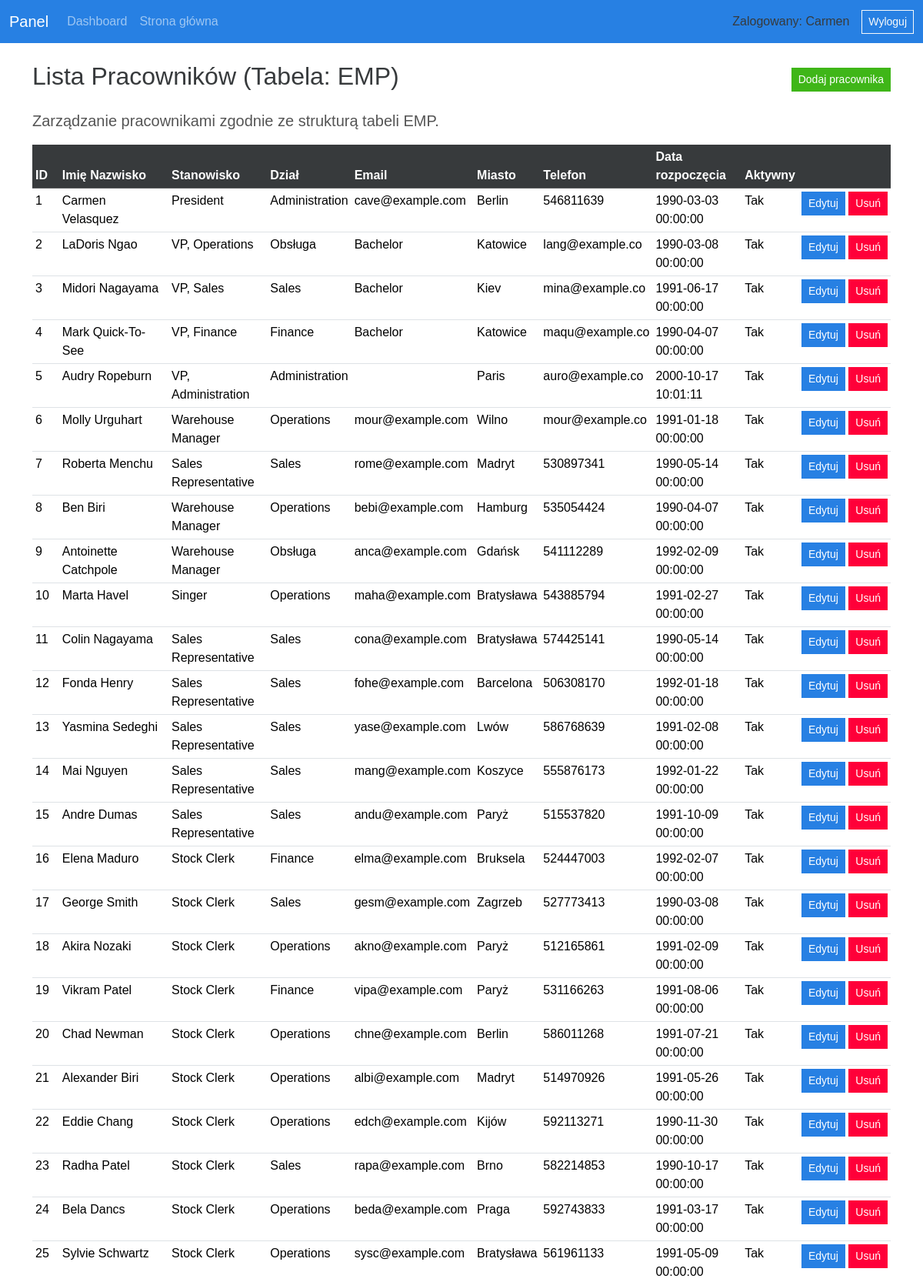
Page /pliki_do_5C/admin/emp.php (signed in, upper part) on the committed database.
### tables this page shows
CREATE TABLE `emp` (
  `id` int(11) UNSIGNED NOT NULL,
  `last_name` varchar(25) NOT NULL,
  `first_name` varchar(25) NOT NULL,
  `start_date` datetime DEFAULT NULL,
  `end_date` date DEFAULT NULL,
  `comments` varchar(255) DEFAULT NULL,
  `manager_id` int(11) UNSIGNED DEFAULT NULL,
  `title` varchar(25) DEFAULT NULL,
  `dept_id` int(11) UNSIGNED DEFAULT NULL,
  `salary` decimal(11,2) DEFAULT NULL,
  `commission_pct` decimal(4,2) DEFAULT NULL,
  `birth_date` date DEFAULT NULL,
  `gender` enum('M','K') NOT NULL,
  `pesel` char(11) DEFAULT NULL,
  `street` varchar(25) DEFAULT NULL,
  `house_nr` varchar(10) DEFAULT NULL,
  `zip_code` varchar(12) DEFAULT NULL,
  `city` varchar(30) NOT NULL,
  `country` varchar(32) DEFAULT NULL,
  `nationality` varchar(15) DEFAULT NULL,
  `employment_type` varchar(32) DEFAULT NULL,
  `phone` varchar(15) DEFAULT NULL,
  `email` varchar(30) DEFAULT NULL,
  `education` varchar(48) NOT NULL,
  `profession` varchar(30) DEFAULT NULL,
  `username` varchar(12) DEFAULT NULL,
  `password_hash` varchar(60) DEFAULT NULL
);

CREATE TABLE `dept` (
  `id` int(11) UNSIGNED NOT NULL,
  `name` varchar(25) NOT NULL,
  `region_id` int(11) UNSIGNED DEFAULT NULL
);

### pliki_do_5C/admin/emp.php (the view, shortened to what this page needs)
<?php
require '../cfg.php';
$stmt = $pdo->query("SELECT e.*, d.name AS dept_name, m.first_name AS manager_first_name,
                            m.last_name AS manager_last_name
                     FROM emp e
                     LEFT JOIN dept d ON e.dept_id = d.id
                     LEFT JOIN emp m ON e.manager_id = m.id
                     ORDER BY e.id");
$pracownicy = $stmt->fetchAll(PDO::FETCH_ASSOC);
$depts = $pdo->query('SELECT id, name FROM dept ORDER BY name, id')->fetchAll(PDO::FETCH_ASSOC);
$titles = $pdo->query('SELECT name, salary_min, salary_max FROM title ORDER BY name')->fetchAll(PDO::FETCH_ASSOC);
$managers = $pdo->query('SELECT id, first_name, last_name FROM emp ORDER BY last_name, first_name, id')->fetchAll(PDO::FETCH_ASSOC);
include 'szablony/naglowek.php';
?>
<div class="d-flex justify-content-between align-items-center mb-3">
    <h2>Lista Pracowników (Tabela: EMP)</h2>
    <div>
        <a href="emp.php?action=add" class="btn btn-success btn-sm">Dodaj pracownika</a>
    </div>
</div>
<p class="lead">Zarządzanie pracownikami zgodnie ze strukturą tabeli EMP.</p>
<?php if (isset($_GET['action']) && in_array($_GET['action'], ['add', 'edit'], true)):
    $act = $_GET['action'];
    $rec = [
        'id' => '', 'last_name' => '', 'first_name' => '', 'start_date' => '', 'end_date' => '2099-12-31',
        'comments' => '', 'manager_id' => '', 'title' => '', 'dept_id' => '', 'salary' => '',
        'commission_pct' => '', 'birth_date' => '', 'gender' => 'M', 'pesel' => '', 'street' => '',
        'house_nr' => '', 'zip_code' => '', 'city' => '', 'country' => '', 'nationality' => '',
        'employment_type' => '', 'phone' => '', 'email' => '', 'education' => '', 'profession' => '',
        'username' => '', 'password_hash' => ''
    ];
    if ($act === 'edit' && isset($_GET['id'])) {
        $eid = (int)$_GET['id'];
        $s = $pdo->prepare('SELECT * FROM emp WHERE id = ?');
        $s->execute([$eid]);
        $r = $s->fetch(PDO::FETCH_ASSOC);
        if ($r) {
            $rec = array_merge($rec, $r);
        }
    }
    $active = empty($rec['end_date']) || $rec['end_date'] >= date('Y-m-d');
    $startValue = !empty($rec['start_date']) ? date('Y-m-d\\TH:i', strtotime($rec['start_date'])) : '';
?>
    <form method="post" class="mb-4">
        <input type="hidden" name="action" value="save">
        <input type="hidden" name="id" value="<?php echo htmlspecialchars($rec['id']); ?>">
        <div class="row">
            <div class="col-md-6 mb-3">
                <label>Imię *</label>
                <input name="first_name" class="form-control" value="<?php echo htmlspecialchars($rec['first_name']); ?>" required maxlength="25">
            </div>
            <div class="col-md-6 mb-3">
                <label>Nazwisko *</label>
                <input name="last_name" class="form-control" value="<?php echo htmlspecialchars($rec['last_name']); ?>" required maxlength="25">
            </div>
        </div>
        <div class="row">
            <div class="col-md-4 mb-3">
                <label>Stanowisko *</label>
                <select name="title" class="form-control" required>
                    <option value="">-- wybierz --</option>
                    <?php foreach ($titles as $t): ?>
                        <option value="<?php echo htmlspecialchars($t['name']); ?>" <?php echo $t['name'] == $rec['title'] ? 'selected' : ''; ?>>
                            <?php echo htmlspecialchars($t['name']); ?>
                        </option>
                    <?php endforeach; ?>
                </select>
            </div>
            <div class="col-md-4 mb-3">
                <label>Dział</label>
                <select name="dept_id" class="form-control">
                    <option value="">-- brak --</option>
                    <?php foreach ($depts as $d): ?>
                        <option value="<?php echo $d['id']; ?>" <?php echo $d['id'] == $rec['dept_id'] ? 'selected' : ''; ?>>
                            <?php echo htmlspecialchars($d['name']); ?>
                        </option>
                    <?php endforeach; ?>
                </select>
            </div>
            <div class="col-md-4 mb-3">
                <label>Przełożony</label>
                <select name="manager_id" class="form-control">
                    <option value="">-- brak --</option>
                    <?php foreach ($managers as $m): ?>
                        <?php if ((int)$m['id'] === (int)$rec['id']) continue; ?>
                        <option value="<?php echo $m['id']; ?>" <?php echo $m['id'] == $rec['manager_id'] ? 'selected' : ''; ?>>
                            <?php echo htmlspecialchars($m['first_name'] . ' ' . $m['last_name'] . ' (#' . $m['id'] . ')'); ?>
                        </option>
                    <?php endforeach; ?>
                </select>
            </div>
        </div>
        <div class="row">
            <div class="col-md-4 mb-3">
                <label>Data rozpoczęcia</label>
                <input type="datetime-local" name="start_date" class="form-control" value="<?php echo htmlspecialchars($startValue); ?>">
            </div>
            <div class="col-md-4 mb-3">
                <label>Data urodzenia</label>
                <input type="date" name="birth_date" class="form-control" value="<?php echo htmlspecialchars($rec['birth_date']); ?>">
            </div>
            <div class="col-md-4 mb-3">
                <label>Płeć *</label>
                <select name="gender" class="form-control" required>
                    <option value="M" <?php echo $rec['gender'] === 'M' ? 'selected' : ''; ?>>M</option>
                    <option value="K" <?php echo $rec['gender'] === 'K' ? 'selected' : ''; ?>>K</option>
                </select>
            </div>
        </div>
        <div class="row">
            <div class="col-md-4 mb-3">
                <label>PESEL</label>
                <input name="pesel" class="form-control" value="<?php echo htmlspecialchars($rec['pesel']); ?>" maxlength="11">
            </div>
            <div class="col-md-4 mb-3">
                <label>Telefon</label>
                <input name="phone" class="form-control" value="<?php echo htmlspecialchars($rec['phone']); ?>" maxlength="15">
            </div>
            <div class="col-md-4 mb-3">
                <label>Email</label>
                <input type="email" name="email" class="form-control" value="<?php echo htmlspecialchars($rec['email']); ?>" maxlength="30">
            </div>
        </div>
        <div class="row">
            <div class="col-md-4 mb-3">
                <label>Ulica</label>
                <input name="street" class="form-control" value="<?php echo htmlspecialchars($rec['street']); ?>" maxlength="25">
            </div>
            <div class="col-md-2 mb-3">
                <label>Nr domu</label>
                <input name="house_nr" class="form-control" value="<?php echo htmlspecialchars($rec['house_nr']); ?>" maxlength="10">
            </div>
            <div class="col-md-2 mb-3">
                <label>Kod pocztowy</label>
                <input name="zip_code" class="form-control" value="<?php echo htmlspecialchars($rec['zip_code']); ?>" maxlength="12">
            </div>
            <div class="col-md-4 mb-3">
                <label>Miasto *</label>
                <input name="city" class="form-control" value="<?php echo htmlspecialchars($rec['city']); ?>" required maxlength="30">
            </div>
        </div>
        <div class="row">
            <div class="col-md-4 mb-3">
                <label>Kraj</label>
                <input name="country" class="form-control" value="<?php echo htmlspecialchars($rec['country']); ?>" maxlength="32">
            </div>
            <div class="col-md-4 mb-3">
                <label>Obywatelstwo</label>
                <input name="nationality" class="form-control" value="<?php echo htmlspecialchars($rec['nationality']); ?>" maxlength="15">
            </div>
            <div class="col-md-4 mb-3">
                <label>Rodzaj zatrudnienia</label>
                <input name="employment_type" class="form-control" value="<?php echo htmlspecialchars($rec['employment_type']); ?>" maxlength="32">
            </div>
        </div>
        <div class="row">
            <div class="col-md-4 mb-3">
                <label>Wynagrodzenie</label>
                <input type="number" step="0.01" name="salary" class="form-control" value="<?php echo htmlspecialchars($rec['salary']); ?>">
            </div>
            <div class="col-md-4 mb-3">
                <label>Procent prowizji</label>
                <input type="number" step="0.01" min="0" max="99.99" name="commission_pct" class="form-control" value="<?php echo htmlspecialchars($rec['commission_pct']); ?>">
            </div>
            <div class="col-md-4 mb-3">
                <label>Wykształcenie *</label>
                <input name="education" class="form-control" value="<?php echo htmlspecialchars($rec['education']); ?>" required maxlength="48">
            </div>
        </div>
        <div class="row">
            <div class="col-md-6 mb-3">
                <label>Zawód</label>
                <input name="profession" class="form-control" value="<?php echo htmlspecialchars($rec['profession']); ?>" maxlength="30">
            </div>
            <div class="col-md-6 mb-3">
                <label>Login</label>
                <input name="username" class="form-control" value="<?php echo htmlspecialchars($rec['username']); ?>" maxlength="12">
            </div>
        </div>
        <div class="mb-3">
            <label>Komentarz</label>
            <textarea name="comments" class="form-control" maxlength="255"><?php echo htmlspecialchars($rec['comments']); ?></textarea>
        </div>
        <div class="row">
            <div class="col-md-6 mb-3">
                <label>Hasło <?php echo $act === 'edit' ? '(pozostaw puste, aby nie zmieniać)' : ''; ?></label>
                <input type="password" name="password" class="form-control">
            </div>
            <div class="col-md-6 mb-3">
                <label>Powtórz hasło</label>
                <input type="password" name="password_confirm" class="form-control">
            </div>
        </div>
        <div class="form-check mb-3">
            <input type="checkbox" name="active" value="1" class="form-check-input" id="active" <?php echo $active ? 'checked' : ''; ?>>
            <label class="form-check-label" for="active">Aktywny</label>
        </div>
        <button class="btn btn-primary">Zapisz</button>
        <a href="emp.php" class="btn btn-secondary">Anuluj</a>
    </form>
<?php else: ?>
<table class="table table-hover table-sm">
    <thead class="table-dark">
        <tr>
            <th>ID</th>
            <th>Imię Nazwisko</th>
            <th>Stanowisko</th>
            <th>Dział</th>
            <th>Email</th>
            <th>Miasto</th>
            <th>Telefon</th>
            <th>Data rozpoczęcia</th>
            <th>Aktywny</th>
            <th></th>
        </tr>
    </thead>
    <tbody>
        <?php foreach ($pracownicy as $p): ?>
            <tr>
                <td><?php echo htmlspecialchars($p['id']); ?></td>
                <td><?php echo htmlspecialchars($p['first_name'] . ' ' . $p['last_name']); ?></td>
                <td><?php echo htmlspecialchars($p['title']); ?></td>
                <td><?php echo htmlspecialchars($p['dept_name'] ?? ''); ?></td>
                <td><?php echo htmlspecialchars($p['email'] ?? ''); ?></td>
                <td><?php echo htmlspecialchars($p['city']); ?></td>
                <td><?php echo htmlspecialchars($p['phone'] ?? ''); ?></td>
                <td><?php echo htmlspecialchars($p['start_date'] ?? ''); ?></td>
                <td><?php echo (!empty($p['end_date']) && $p['end_date'] < date('Y-m-d')) ? 'Nie' : 'Tak'; ?></td>
                <td class="text-nowrap">
                    <a href="emp.php?action=edit&id=<?php echo $p['id']; ?>" class="btn btn-sm btn-primary">Edytuj</a>
                    <a href="emp.php?action=delete&id=<?php echo $p['id']; ?>" class="btn btn-sm btn-danger" onclick="return confirm('Usunąć tego pracownika?');">Usuń</a>
                </td>
            </tr>
        <?php endforeach; ?>
    </tbody>
</table>
<?php endif; ?>
<?php include 'szablony/stopka.php'; ?>

### backup z 16.09.2026/projekt_3r1/css/style.css (style rules this page uses)
body { font-family:Arial,Helvetica,sans-serif; }
.lead { color:#555; }

### rows in the picture
emp: id "1", first_name+last_name "Carmen Velasquez", title "President", dept.name "Administration", email "cave@example.com", city "Berlin", phone "546811639", start_date "1990-03-03 00:00:00", end_date "Tak"
emp: id "2", first_name+last_name "LaDoris Ngao", title "VP, Operations", dept.name "Obsługa", email "Bachelor", city "Katowice", phone "lang@example.co", start_date "1990-03-08 00:00:00", end_date "Tak"
emp: id "3", first_name+last_name "Midori Nagayama", title "VP, Sales", dept.name "Sales", email "Bachelor", city "Kiev", phone "mina@example.co", start_date "1991-06-17 00:00:00", end_date "Tak"
emp: id "4", first_name+last_name "Mark Quick-To-See", title "VP, Finance", dept.name "Finance", email "Bachelor", city "Katowice", phone "maqu@example.co", start_date "1990-04-07 00:00:00", end_date "Tak"
emp: id "5", first_name+last_name "Audry Ropeburn", title "VP, Administration", dept.name "Administration", city "Paris", phone "auro@example.co", start_date "2000-10-17 10:01:11", end_date "Tak"
emp: id "6", first_name+last_name "Molly Urguhart", title "Warehouse Manager", dept.name "Operations", email "mour@example.com", city "Wilno", phone "mour@example.co", start_date "1991-01-18 00:00:00", end_date "Tak"
emp: id "7", first_name+last_name "Roberta Menchu", title "Sales Representative", dept.name "Sales", email "rome@example.com", city "Madryt", phone "530897341", start_date "1990-05-14 00:00:00", end_date "Tak"
emp: id "8", first_name+last_name "Ben Biri", title "Warehouse Manager", dept.name "Operations", email "bebi@example.com", city "Hamburg", phone "535054424", start_date "1990-04-07 00:00:00", end_date "Tak"
emp: id "9", first_name+last_name "Antoinette Catchpole", title "Warehouse Manager", dept.name "Obsługa", email "anca@example.com", city "Gdańsk", phone "541112289", start_date "1992-02-09 00:00:00", end_date "Tak"
emp: id "10", first_name+last_name "Marta Havel", title "Singer", dept.name "Operations", email "maha@example.com", city "Bratysława", phone "543885794", start_date "1991-02-27 00:00:00", end_date "Tak"
emp: id "11", first_name+last_name "Colin Nagayama", title "Sales Representative", dept.name "Sales", email "cona@example.com", city "Bratysława", phone "574425141", start_date "1990-05-14 00:00:00", end_date "Tak"
emp: id "12", first_name+last_name "Fonda Henry", title "Sales Representative", dept.name "Sales", email "fohe@example.com", city "Barcelona", phone "506308170", start_date "1992-01-18 00:00:00", end_date "Tak"
emp: id "13", first_name+last_name "Yasmina Sedeghi", title "Sales Representative", dept.name "Sales", email "yase@example.com", city "Lwów", phone "586768639", start_date "1991-02-08 00:00:00", end_date "Tak"
emp: id "14", first_name+last_name "Mai Nguyen", title "Sales Representative", dept.name "Sales", email "mang@example.com", city "Koszyce", phone "555876173", start_date "1992-01-22 00:00:00", end_date "Tak"
emp: id "15", first_name+last_name "Andre Dumas", title "Sales Representative", dept.name "Sales", email "andu@example.com", city "Paryż", phone "515537820", start_date "1991-10-09 00:00:00", end_date "Tak"
emp: id "16", first_name+last_name "Elena Maduro", title "Stock Clerk", dept.name "Finance", email "elma@example.com", city "Bruksela", phone "524447003", start_date "1992-02-07 00:00:00", end_date "Tak"
emp: id "17", first_name+last_name "George Smith", title "Stock Clerk", dept.name "Sales", email "gesm@example.com", city "Zagrzeb", phone "527773413", start_date "1990-03-08 00:00:00", end_date "Tak"
emp: id "18", first_name+last_name "Akira Nozaki", title "Stock Clerk", dept.name "Operations", email "akno@example.com", city "Paryż", phone "512165861", start_date "1991-02-09 00:00:00", end_date "Tak"
emp: id "19", first_name+last_name "Vikram Patel", title "Stock Clerk", dept.name "Finance", email "vipa@example.com", city "Paryż", phone "531166263", start_date "1991-08-06 00:00:00", end_date "Tak"
emp: id "20", first_name+last_name "Chad Newman", title "Stock Clerk", dept.name "Operations", email "chne@example.com", city "Berlin", phone "586011268", start_date "1991-07-21 00:00:00", end_date "Tak"
emp: id "21", first_name+last_name "Alexander Biri", title "Stock Clerk", dept.name "Operations", email "albi@example.com", city "Madryt", phone "514970926", start_date "1991-05-26 00:00:00", end_date "Tak"
emp: id "22", first_name+last_name "Eddie Chang", title "Stock Clerk", dept.name "Operations", email "edch@example.com", city "Kijów", phone "592113271", start_date "1990-11-30 00:00:00", end_date "Tak"
emp: id "23", first_name+last_name "Radha Patel", title "Stock Clerk", dept.name "Sales", email "rapa@example.com", city "Brno", phone "582214853", start_date "1990-10-17 00:00:00", end_date "Tak"
emp: id "24", first_name+last_name "Bela Dancs", title "Stock Clerk", dept.name "Operations", email "beda@example.com", city "Praga", phone "592743833", start_date "1991-03-17 00:00:00", end_date "Tak"
emp: id "25", first_name+last_name "Sylvie Schwartz", title "Stock Clerk", dept.name "Operations", email "sysc@example.com", city "Bratysława", phone "561961133", start_date "1991-05-09 00:00:00", end_date "Tak"

### other values in the picture
$_SESSION['imie'] "Carmen"
